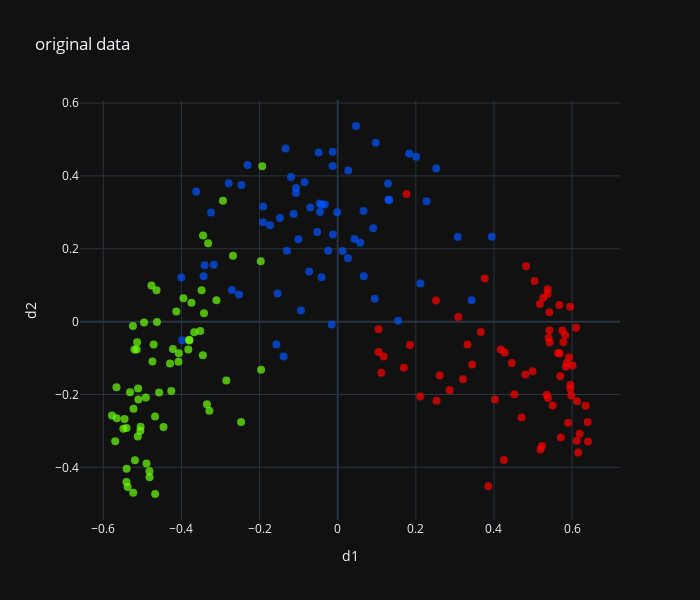

Notebook cell for this chart:
### Code cell
# render original data and model performance on it
from common import cross_val_classification_report, cross_val_score_mean_std, generate_colors_for_classification
from kernel_pca_search import KernelPCASearchCV, kernel_pca_scorer
from render import *
from sklearn.model_selection import RepeatedKFold, RepeatedStratifiedKFold, cross_val_score

setup="2D"

if setup=="3D":
    # 3d setup
    render_shuffle = [0,1,2,3,4,5]
    dot_size=5
    n_components=3
    axis_names = ['d1','d2','d3']
    plot_method = plot_3d_rgb
if setup=="2D":
    # 2d setup    
    render_shuffle = [0,1,2,3,4]
    dot_size=8
    n_components=2
    axis_names = ['d1','d2']
    plot_method = plot_2d_rgb

max_render = 10000
max_kpca_fit_values = 3000

cv = RepeatedStratifiedKFold(n_splits=5, n_repeats=3, random_state=50)
def render_results(X,y,model,scaler,outliers_mask,title="clean data"):
    X_clean = np.array(X)
    y_clean = np.array(y)
    
    if outliers_mask is not None:
        X_clean = X_clean[~outliers_mask]
        y_clean = y_clean[~outliers_mask]
    X_clean_small = pca.transform(scaler.transform(X_clean[:max_render]))
    colors = generate_colors_for_classification(y_clean[:max_render],seed=100)

    to_render=np.concatenate([X_clean_small,colors],axis=1)
    if outliers_mask is not None:
        removed_size = 1-len(y_clean)/len(y)
        print("removed ",removed_size)
        if removed_size==0:
            return
    
    report = cross_val_classification_report(
        model=model,
        X=X_clean,
        y=y_clean,
        cv=cv,
        target_names=y_classes
    )
    print(report)
    plot_method(
        to_render[:max_render,render_shuffle],
        title,
        axis_names, 
        template='plotly_dark',
        dot_size=dot_size)

indices = np.arange(len(X_norm))
np.random.shuffle(indices)
indices_small=indices[:max_kpca_fit_values]
pca = KernelPCASearchCV(n_components=n_components,n_iter=100,kernel='rbf')
pca = pca.fit(X_norm[indices_small]).kpca

render_results(X,y,validate_model,scaler,None,"original data")
print("Dim reduction quality",kernel_pca_scorer(pca,X_norm[indices][:max_render]))

### Figure 1 — Plotly figure (JSON) as saved in the notebook; plotly's stock layout.template omitted (floating-point values rounded to 4 significant figures; data arrays with more than 128 entries replaced by an {"elided": "..."} marker saying what was removed)
{"data": [{"marker": {"color": {"elided": "199 str values"}, "opacity": 0.7, "size": 8}, "mode": "markers", "type": "scatter", "x": {"elided": "199 float values"}, "y": {"elided": "199 float values"}}], "layout": {"height": 600, "title": {"text": "original data"}, "width": 700, "xaxis": {"title": {"text": "d1"}}, "yaxis": {"title": {"text": "d2"}}}}
